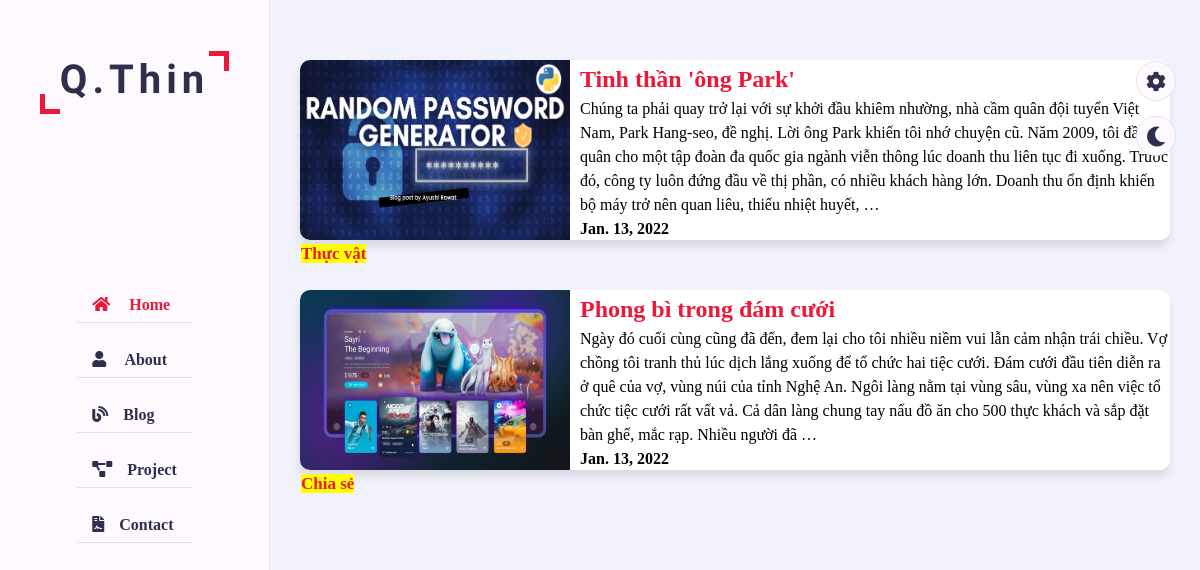
Screenshot of /blog/ with the database file from the repository.
### blog/models.py (models this page shows, shortened)
class Blog(models.Model):
    title = models.CharField(max_length=255)
    content = models.TextField()
    image = models.ImageField(upload_to='blog/images')
    tag = models.CharField(max_length=32)
    created_at = models.DateField()
    views = models.IntegerField(default=0)

### blog/views.py (the view)
# urls.py: path('', views.all_blog,name='all_blog'),
def all_blog(request):
    blogs = Blog.objects.order_by('-created_at')
    return render(request, 'blog/all_blog.html', {'blogs':blogs})

### blog/templates/blog/all_blog.html
{% extends 'portfolio/base.html' %}
{% block allblog %}
<section class="blog section">
    <div class="container">
        {% for blog in blogs %}
        <article class="blog-post hentry post-filter post-6">
            <div class="post-filter-inside-wrap">
                <div class="post-filter-image">
                    <a class="post-filter-link image-nos" href="/">
                        <img class="snip-thumbnail lazy-img"
                            src="{{blog.image.url}}">
                    </a>
                </div>
                <div class="content-box">
                    <a href="{% url 'blog:detail' blog.id %}"><h2>{{ blog.title }}</h2></a>
                    <div class="post-snip">
                        <p class="post-snippet">{{ blog.content | truncatechars:400 }}</p>
                        <span class="post-date published"><b>{{ blog.created_at }}</b></span>
                    </div>
                    <span class="post-flex">
                        <b>{{blog.tag}}</b>
                    </span>
                </div>
            </div>
        </article>
        {% endfor %}
    </div>
</section>
{% endblock %}

### portfolio/templates/portfolio/base.html (shortened to what this page needs)
{% load static %}
<!DOCTYPE html>
<html lang="en">
<head>
    <link rel="stylesheet" href="{% static 'css/style.css' %}">
    <link rel="stylesheet" href="{% static 'css/skins/color-1.css' %}">
    <link rel="stylesheet" href="https://cdnjs.cloudflare.com/ajax/libs/font-awesome/5.15.4/css/all.min.css">
    <link rel="stylesheet" href="{% static 'css/skins/color-1.css' %}" class="alternate-style" title="color-1" disabled>
    <link rel="stylesheet" href="{% static 'css/skins/color-2.css' %}" class="alternate-style" title="color-2" disabled>
    <link rel="stylesheet" href="{% static 'css/skins/color-3.css' %}" class="alternate-style" title="color-3" disabled>
    <link rel="stylesheet" href="{% static 'css/skins/color-4.css' %}" class="alternate-style" title="color-4" disabled>
    <link rel="stylesheet" href="{% static 'css/skins/color-5.css' %}" class="alternate-style" title="color-5" disabled>
    <link rel="stylesheet" href="{% static 'css/style-switcher.css' %}">
</head>
<body>
    <div class="main-container">
        <div class="aside">
            <div class="logo">
                <a href="/"><span>Q.Thin</span></a>
            </div>
            <ul class="nav">
                <li><a href="#home" class="active"><i class="fa fa-home"></i> Home</a></li>
                <li><a href="#about"><i class="fa fa-user"></i> About</a></li>
                <li><a href="#blog"><i class="fa fa-blog"></i>Blog</a></li>
                <li><a href="#project"><i class="fa fa-project-diagram"></i>Project</a></li>
                <li><a href="#contact"><i class="fa fa-file-contract"></i>Contact</a></li>
            </ul>
        </div>
        <div class="main-content">
            {% block allblog %}
            {% endblock %}
        </div>
    </div>
    <div class="style-switcher">
        <div class="style-switcher-toggler s-icon">
          <i class="fas fa-cog fa-spin"></i>
        </div>
        <div class="day-night s-icon">
          <i class="fas "></i>
        </div>
      </div>
</body>
</html>

### portfolio/static/css/style.css (style rules this page uses)
:root { --bg-black-900: #f2f2fc; --bg-black-100: #fdf9ff; --bg-black-50: #e8dfec; --text-black-900: #302e4d; --text-black-700: #504e70; }
body { line-height: 1.5; font-size: 16px; font-family: "Poppins" sans-serif; }
* { margin: 0; padding: 0; outline: none; text-decoration: none; box-sizing: border-box; }
ul { list-style: none; }
.section { background: var(--bg-black-900); min-height: 100vh; display: block; padding: 0 30px; opacity: 1; }
.main-content { padding-left: 270px; }
.container { max-width: 1100px; width: 100%; margin: auto; }
.section .container { padding-top: 60px; padding-bottom: 70px; }
.aside { width: 270px; background: var(--bg-black-100); position: fixed; left: 0; top: 0; padding: 30px; height: 100%; border-right: 1px solid var(--bg-black-50); display: flex; justify-content: center; align-items: center; z-index: 10; }
.aside .logo { position: absolute; top: 50px; font-size: 30px; text-transform: capitalize; }
.aside .logo a { color: var(--text-black-900); font-weight: 700; padding: 15px 20px; font-size: 30px; letter-spacing: 5px; position: relative; }
.aside .logo a span { font-family: "Clicker Script", cursive; font-size: 40px; }
.aside .logo a::before { content: ""; position: absolute; width: 20px; height: 20px; border-bottom: 5px solid var(--skin-color); border-left: 5px solid var(--skin-color); bottom: 0; left: 0; }
.aside .logo a::after { content: ""; position: absolute; width: 20px; height: 20px; border-top: 5px solid var(--skin-color); border-right: 5px solid var(--skin-color); top: 0; right: 0; }
.aside .nav { margin-top: 50px; }
.aside .nav li { margin-bottom: 20px; display: block; }
.aside .nav li a { font-size: 16px; font-weight: 600; display: block; border-bottom: 1px solid var(--bg-black-50); color: var(--text-black-900); padding: 5px 15px; }
.aside .nav li a.active { color: var(--skin-color); }
.aside .nav li a i { margin-right: 15px; }
.blog .container { padding-bottom: 40px; }
.post-filter-inside-wrap { float: left; width: 100%; height: 100%; padding: 0px; box-sizing: border-box; }
.post-filter .post-filter-image { float: left; width: 270px; height: 180px; overflow: hidden; border-radius: 10px 0 0 10px; margin: 0 10px 0 0; }
.post-filter .post-filter-image img { width: 270px; height: 180px; }
.post-filter .post-filter-image .post-filter-link { width: 100%; height: 100%; position: relative; display: block; z-index: 1; overflow: hidden; }
.content-box, .detail-content-box { border: 1px solid white; border-radius: 10px; background: white; box-shadow: -1px 7px 8px 0 rgba(0 0 0 / 0.10); margin-bottom: 50px; }
.content-box { height: 180px; }
.content-box h2 { color: var(--skin-color); }
.post-flex { color: var(--skin-color); background-color: yellow; font-size: 17px; }

### portfolio/static/css/skins/color-1.css (style rules this page uses)
:root { --skin-color:#ec1839; }

### portfolio/static/css/style-switcher.css (style rules this page uses)
.style-switcher { position: fixed; right: 0; top: 60px; padding: 15px; width: 200px; border: 1px solid var(--bg-black-50); background: var(--bg-black-100); z-index: 101; border-radius: 5px; transition: all 0.3s ease; transform: translateX(100%); }
.style-switcher .s-icon { position: absolute; height: 40px; width: 40px; text-align: center; font-size: 20px; background: var(--bg-black-100); color: var(--text-black-900); right: 100%; border: 1px solid var(--bg-black-50); margin-right: 25px; cursor: pointer; transition: all 0.3s ease; border-radius: 50%; }
.style-switcher .s-icon i { line-height: 40px; }
.style-switcher .style-switcher-toggler { top: 0; }
.style-switcher .day-night { top: 55px; }

### rows the page displays
Blog: image (picture), title "Tinh thần 'ông Park'", content "Chúng ta phải quay trở lại với sự khởi đầu khiêm nhường, nhà cầm quân đội tuyển Việt Nam, Park Hang-seo, đề nghị. Lời ông Park khiến tôi nhớ chuyện cũ. Năm 2009, tôi đầu quân cho một tập đoàn đa quốc gia ngành viễn thông lúc doanh thu liên tục đi xuống. Trước đó, công ty luôn đứng đầu về thị phần, có nhiều khách hàng lớn. Doanh thu ổn định khiến bộ máy trở nên quan liêu, thiếu nhiệt huyết, …", created_at "Jan. 13, 2022", tag "Thực vật"
Blog: image (picture), title "Phong bì trong đám cưới", content "Ngày đó cuối cùng cũng đã đến, đem lại cho tôi nhiều niềm vui lẫn cảm nhận trái chiều. Vợ chồng tôi tranh thủ lúc dịch lắng xuống để tổ chức hai tiệc cưới. Đám cưới đầu tiên diễn ra ở quê của vợ, vùng núi của tỉnh Nghệ An. Ngôi làng nằm tại vùng sâu, vùng xa nên việc tổ chức tiệc cưới rất vất vả. Cả dân làng chung tay nấu đồ ăn cho 500 thực khách và sắp đặt bàn ghế, mắc rạp. Nhiều người đã …", created_at "Jan. 13, 2022", tag "Chia sẻ"
